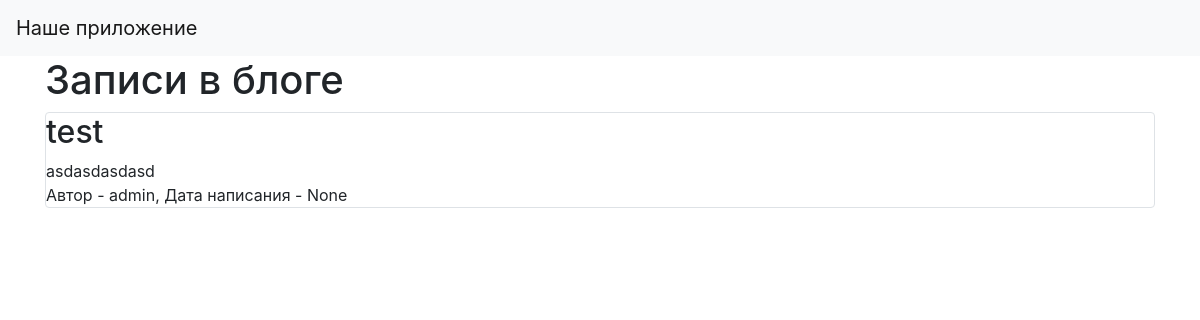
Before: / with the older database file.
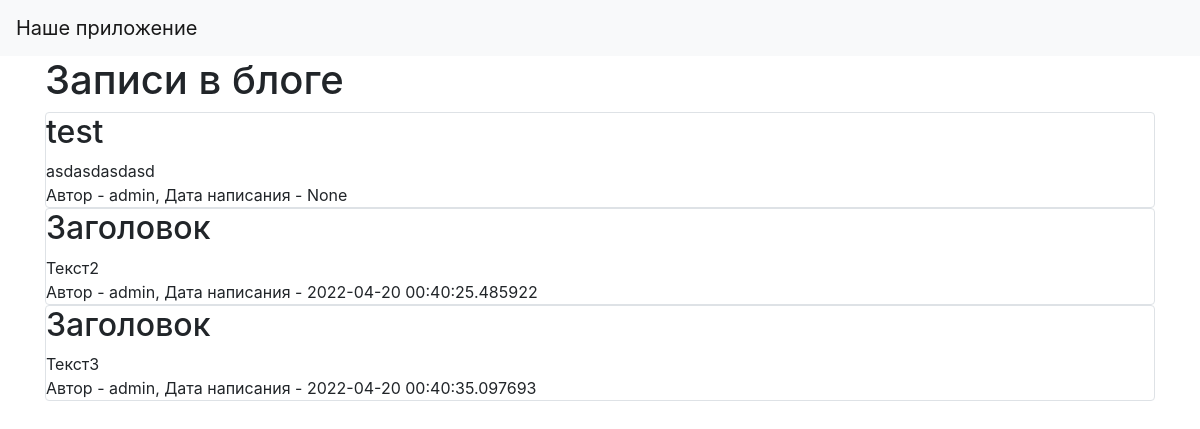
After: the same page with the newer database file.
### data/works.py (models this page shows)
class Works(SqlAlchemyBase, SerializerMixin):
    __tablename__ = 'works'
    id = sqlalchemy.Column(sqlalchemy.Integer,
                           primary_key=True, autoincrement=True)
    title = sqlalchemy.Column(sqlalchemy.String, nullable=True)
    genre_id = sqlalchemy.Column(sqlalchemy.Integer,
                                sqlalchemy.ForeignKey("genres.id"))
    content = sqlalchemy.Column(sqlalchemy.String, nullable=True)
    created_date = sqlalchemy.Column(sqlalchemy.DateTime,
                                     default=datetime.datetime.now)
    is_private = sqlalchemy.Column(sqlalchemy.Boolean, default=True)
    user_id = sqlalchemy.Column(sqlalchemy.Integer,
                                sqlalchemy.ForeignKey("users.id"))
    user = orm.relation('User')
    genre = orm.relation('Genre')

### data/users.py (models this page shows, shortened)
class User(SqlAlchemyBase, UserMixin, SerializerMixin):
    __tablename__ = 'users'
    id = sqlalchemy.Column(sqlalchemy.Integer,
                           primary_key=True, autoincrement=True)
    name = sqlalchemy.Column(sqlalchemy.String, nullable=True)
    about = sqlalchemy.Column(sqlalchemy.String, nullable=True)
    email = sqlalchemy.Column(sqlalchemy.String,
                              index=True, unique=True, nullable=True)
    hashed_password = sqlalchemy.Column(sqlalchemy.String, nullable=True)
    created_date = sqlalchemy.Column(sqlalchemy.DateTime,
                                     default=datetime.datetime.now)
    news = orm.relation("Works", back_populates='user')

### main.py (the view)
@app.route("/")
def index():
    db_sess = db_session.create_session()
    works = db_sess.query(Works).all()
    return render_template("index.html", works=works)

### data/db_session.py (called while the page is built)
def create_session() -> Session:
    global __factory
    return __factory()

### templates/index.html
{% extends "base.html" %}
{% block content %}
<h1>Записи в блоге</h1>
{% for item in works%}
<div class="col-md6 border rounded">
    <h2>{{item.title}}</h2>
    <div>
        {{item.content}}
    </div>
    <div>
        Автор - {{item.user.name}}, Дата написания - {{item.created_date}}
    </div>
</div>
{% endfor %}
{% endblock %}

### templates/base.html (shortened to what this page needs)
<!doctype html>
<html lang="en">
<head>
    <link rel="stylesheet"
          href="https://stackpath.bootstrapcdn.com/bootstrap/4.4.1/css/bootstrap.min.css"
>
</head>
<body>
<header>
    <nav class="navbar navbar-light bg-light">
        <a class="navbar-brand" href="#">Наше приложение</a>
    </nav>
</header>
<main role="main" class="container">
    {% block content %}{% endblock %}
</main>
</body>
</html>

Changed rows visible on the page:
added Works: title "Заголовок", content "Текст2", user.name "admin", created_date "2022-04-20 00:40:25.485922"
added Works: title "Заголовок", content "Текст3", user.name "admin", created_date "2022-04-20 00:40:35.097693"
